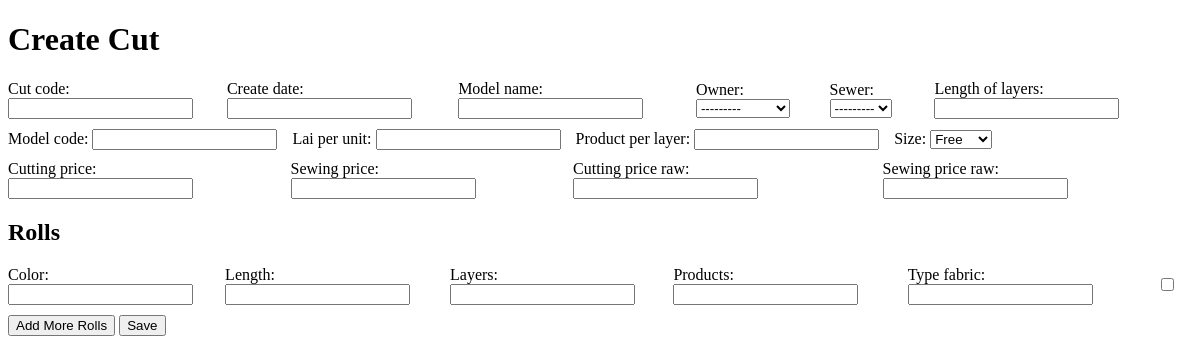
Page /api/create_cut/ on the committed database.
### core/models.py (models this page shows, shortened)
class Cut(models.Model):
    cut_code = models.CharField(max_length=100, primary_key=True)
    create_date = models.CharField(max_length=10, blank=True, null=True)
    owner = models.ForeignKey(Producer, on_delete=models.CASCADE, blank=True, null=True)
    sewer = models.ForeignKey('SewingHouseWorker', on_delete=models.SET_NULL, null=True, related_name='cuts', blank=True)
    model_name = models.CharField(max_length=100, blank=True, null=True)
    model_code = models.CharField(max_length=100, blank=True, null=True)
    lai_per_unit = models.PositiveSmallIntegerField(blank=True, null=True)
    product_per_layer = models.PositiveSmallIntegerField(blank=True, null=True)
    size = models.CharField(max_length=1, choices=Sizes.choices, default=Sizes.FREE, blank=True, null=True)
    length_of_layers = models.DecimalField(max_digits=3, decimal_places=2, blank=True, null=True)
    cutting_price = models.PositiveSmallIntegerField(blank=True, null=True)
    sewing_price = models.PositiveSmallIntegerField(blank=True, null=True)
    cutting_price_raw = models.PositiveSmallIntegerField(blank=True, null=True)
    sewing_price_raw = models.PositiveSmallIntegerField(blank=True, null=True)

### core/views_func.py (the view)
# urls.py: path('create_cut/', create_cut, name='create_cut'),
def create_cut(request):
    if request.method == 'POST':
        cut_form = CutForm(request.POST)
        roll_formset = RollFormSet(request.POST)
        if cut_form.is_valid() and roll_formset.is_valid():
            cut = cut_form.save()
            rolls = roll_formset.save(commit=False)
            for roll in rolls:
                roll.cut = cut
                roll.save()
            return redirect('cut_list')
    else:
        cut_form = CutForm()
        roll_formset = RollFormSet()
    return render(request, 'workhouse/create_cut.html', {'cut_form': cut_form, 'roll_formset': roll_formset})

### core/forms.py
class CutForm(forms.ModelForm):
    class Meta:
        model = Cut
        fields = [
            'cut_code',
            'create_date',
            'owner',
            'sewer',
            'model_name',
            'model_code',
            'lai_per_unit',
            'product_per_layer',
            'size',
            'length_of_layers',
            'cutting_price',
            'sewing_price',
            'cutting_price_raw',
            'sewing_price_raw',
        ]

### core/models.py (called while the page is built)
    def __str__(self) -> str:
        return self.person.name

### core/templates/workhouse/create_cut.html (shortened to what this page needs)
<!DOCTYPE html>
<html>
<head>
</head>
<body>
    <h1>Create Cut</h1>
    <form method="post">
        <div class="form-row">
            <div>{{ cut_form.cut_code.label_tag }} {{ cut_form.cut_code }}</div>
            <div>{{ cut_form.create_date.label_tag }} {{ cut_form.create_date }}</div>
            <div>{{ cut_form.model_name.label_tag }} {{ cut_form.model_name }}</div>
            <div>{{ cut_form.owner.label_tag }} {{ cut_form.owner }}</div>
            <div>{{ cut_form.sewer.label_tag }} {{ cut_form.sewer }}</div>
            <div>{{ cut_form.length_of_layers.label_tag }} {{ cut_form.length_of_layers }}</div>
        </div>
        <div class="form-row">
            <div>{{ cut_form.model_code.label_tag }} {{ cut_form.model_code }}</div>
            <div>{{ cut_form.lai_per_unit.label_tag }} {{ cut_form.lai_per_unit }}</div>
            <div>{{ cut_form.product_per_layer.label_tag }} {{ cut_form.product_per_layer }}</div>
            <div>{{ cut_form.size.label_tag }} {{ cut_form.size }}</div>
        </div>
        <div class="form-row">
            <div>{{ cut_form.cutting_price.label_tag }} {{ cut_form.cutting_price }}</div>
            <div>{{ cut_form.sewing_price.label_tag }} {{ cut_form.sewing_price }}</div>
            <div>{{ cut_form.cutting_price_raw.label_tag }} {{ cut_form.cutting_price_raw }}</div>
            <div>{{ cut_form.sewing_price_raw.label_tag }} {{ cut_form.sewing_price_raw }}</div>
        </div>
        <h2>Rolls</h2>
        <div id="formset-container">
            {% for roll in roll_formset %}
            <div class="formset-form">
                <div>{{ roll.color.label_tag }} {{ roll.color }}</div>
                <div>{{ roll.length.label_tag }} {{ roll.length }}</div>
                <div>{{ roll.layers.label_tag }} {{ roll.layers }}</div>
                <div>{{ roll.products.label_tag }} {{ roll.products }}</div>
                <div>{{ roll.type_fabric.label_tag }} {{ roll.type_fabric }}</div>
                <div class="delete-checkbox">{{ roll.DELETE }}</div>
            </div>
            {% endfor %}
        </div>
        <button type="button" id="add-more">Add More Rolls</button>
        <button type="submit">Save</button>
    </form>
</body>
</html>

### core/templates/workhouse/create_cut.html (style rules this page uses)
.form-row { display: flex; align-items: center; margin-bottom: 10px; }
.form-row>div { margin-right: 15px; }
.formset-form { display: flex; align-items: center; margin-bottom: 10px; }
.formset-form>div { margin-right: 15px; }
.formset-form .delete-checkbox { align-self: center; }

### rows in the picture
Cut: owner "---------", sewer "---------", size "Free"

### other values in the picture
{{ cut_form.cut_code.label_tag }} "Cut code:"
{{ cut_form.create_date.label_tag }} "Create date:"
{{ cut_form.model_name.label_tag }} "Model name:"
{{ cut_form.owner.label_tag }} "Owner:"
{{ cut_form.sewer.label_tag }} "Sewer:"
{{ cut_form.length_of_layers.label_tag }} "Length of layers:"
{{ cut_form.model_code.label_tag }} "Model code:"
{{ cut_form.lai_per_unit.label_tag }} "Lai per unit:"
{{ cut_form.product_per_layer.label_tag }} "Product per layer:"
{{ cut_form.size.label_tag }} "Size:"
{{ cut_form.cutting_price.label_tag }} "Cutting price:"
{{ cut_form.sewing_price.label_tag }} "Sewing price:"
{{ cut_form.cutting_price_raw.label_tag }} "Cutting price raw:"
{{ cut_form.sewing_price_raw.label_tag }} "Sewing price raw:"
{{ roll.color.label_tag }} "Color:"
